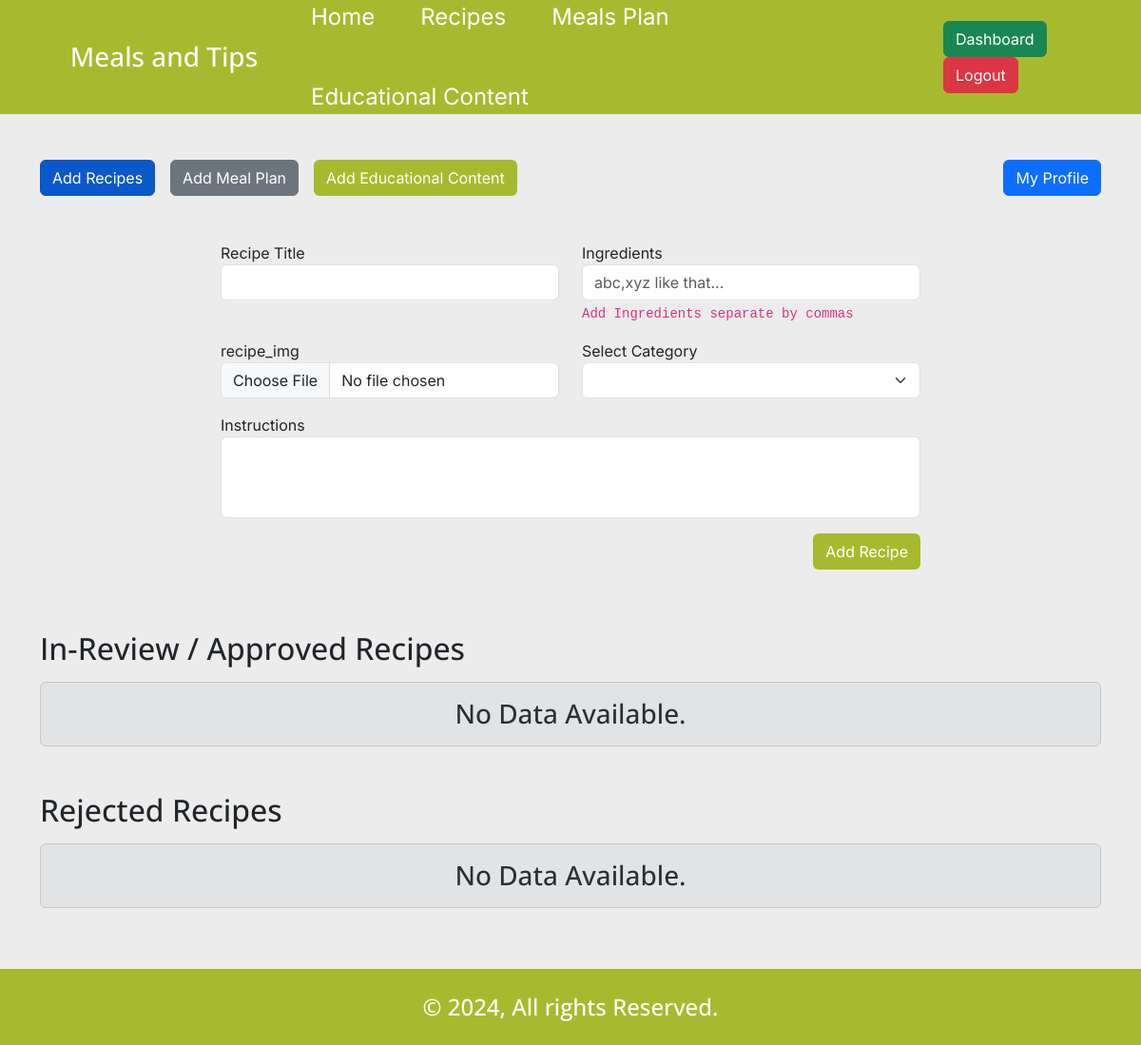
Before: /nutritionistDashboard.php (signed in) with the older database file.
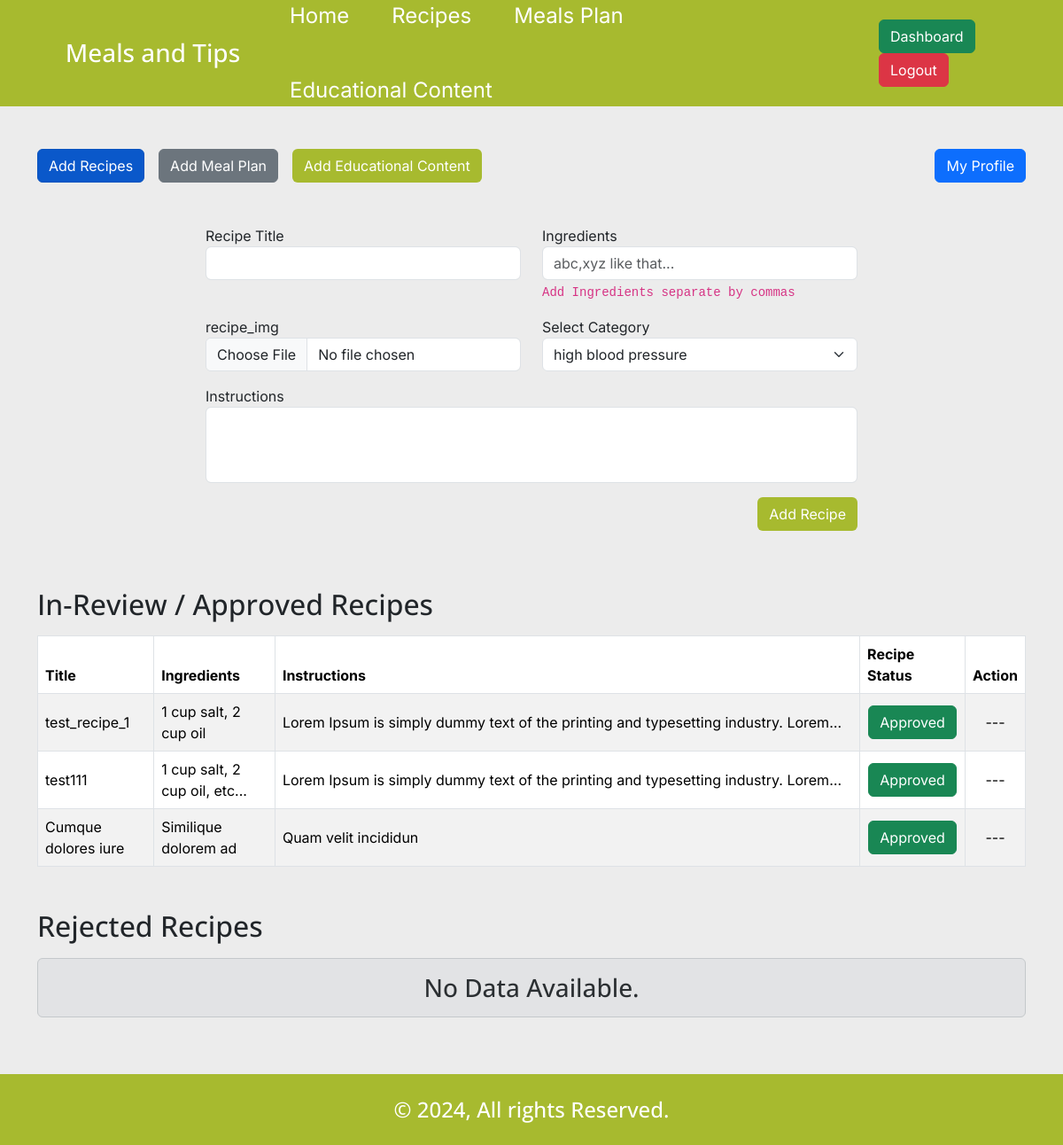
After: the same page with the newer database file.
### tables this page shows
CREATE TABLE `recipes` (
  `id` int(11) NOT NULL,
  `recipe_title` varchar(255) NOT NULL,
  `ingredients` text NOT NULL,
  `instructions` text NOT NULL,
  `nutritionist_id` int(11) NOT NULL,
  `cat_id` int(11) NOT NULL,
  `recipe_status` enum('0','1','2') NOT NULL DEFAULT '0',
  `recipe_img` text DEFAULT NULL
);

### core/database.php (called while the page is built, shortened)
<?php
$db = mysqli_connect(HOST, DB_USER, DB_PWD, DB_NAME);
include_once 'functions.php';
if (isset($_SESSION['user'])) {
    $userID = $_SESSION['user'];
    $getUserQ = $db->query("SELECT * FROM `users` WHERE `id`='$userID'");
    $userData = mysqli_fetch_object($getUserQ);
    $userRole = $userData->role;
}

### nutritionistDashboard.php (the view, shortened to what this page needs)
<?php
require_once 'core/database.php';
?>
<!DOCTYPE html>
<html lang="en">
<head>
    <?php include 'includes/external_css.php'; ?>
    <link rel="stylesheet" href="css/style.min.css">
</head>
<body id="nutritionistDashboard">
    <?php include_once 'includes/header.php'; ?>
    <div class="container mx-auto mt-5 min-h-800">
        <div class="row">
            <div class="tab-buttons col-12 d-flex gap-3">
                <a href="#!" class="btn btn-primary active">Add Recipes</a>
                <a href="#!" class="btn btn-secondary">Add Meal Plan</a>
                <a href="#!" class="btn text-white btn-custom-green">Add Educational Content</a>
                <a href="./profile.php" class="btn btn-primary ms-auto">My Profile</a>
            </div>
        </div>
        <div class="row content-wrapper">
            <div class="col-12 mx-auto mt-4">
                <div class="row">
                    <div class="col-12 col-md-8 mx-auto mt-4">
                        <form id="recipe-form" enctype="multipart/form-data">
                            <div class="row">
                                <div class="col-12 col-md-6 mb-3">
                                    <div class="form-group">
                                        <label for="recipe-title">Recipe Title</label>
                                        <input type="text" autofocus name="recipe_title" id="recipe-title" required class="form-control">
                                    </div>
                                </div>
                                <div class="col-12 col-md-6 mb-3">
                                    <div class="form-group">
                                        <label for="ingredients">Ingredients</label>
                                        <input type="text" name="ingredients" id="ingredients" class="form-control" placeholder="abc,xyz like that..." required>
                                        <code>Add Ingredients separate by commas</code>
                                    </div>
                                </div>
                                <div class="col-12 col-md-6 mb-3">
                                    <div class="form-group">
                                        <label for="recipe_img">recipe_img</label>
                                        <input type="file" name="recipe_img" id="recipe_img" class="form-control" required>
                                    </div>
                                </div>
                                <div class="col-12 col-md-6 mb-3">
                                    <div class="form-group">
                                        <label for="category_type">Select Category</label>
                                        <select type="text" name="category_type" id="category_type" required class="form-select">
                                            <?= get_categories('categories'); ?>
                                        </select>
                                    </div>
                                </div>
                                <div class="col-12 mb-3">
                                    <div class="form-group">
                                        <label for="instructions">Instructions</label>
                                        <textarea rows="3" name="instructions" id="instructions" class="form-control" required></textarea>
                                    </div>
                                </div>
                                <div class="col-12">
                                    <div class="form-group">
                                        <button type="submit" name="recipe_submit" id="recipe-submit" class="btn btn-custom-green d-block ms-auto">
                                            Add Recipe
                                        </button>
                                    </div>
                                </div>
                            </div>
                        </form>
                    </div>
                </div>
                <div class="row mt-5">
                    <div class="col-12 mb-3">
                        <h2 class="my-3">In-Review / Approved Recipes</h2>
                        <?php
                        $getRecipe_Q = $db->query("CALL `get_recipes_list_review_or_approved_by_id`($userID)");
                        if (mysqli_num_rows($getRecipe_Q) > 0):
                        ?>
                            <table id="example" class="align-middle table table-striped table-bordered">
                                <thead>
                                    <tr>
                                        <th>Title</th>
                                        <th>Ingredients</th>
                                        <th>Instructions</th>
                                        <th>Recipe Status</th>
                                        <th>Action</th>
                                    </tr>
                                </thead>
                                <tbody>
                                    <?php while ($recipe_list = mysqli_fetch_object($getRecipe_Q)): ?>
                                        <tr>
                                            <td><?= $recipe_list->recipe_title ?></td>
                                            <td><?= $recipe_list->ingredients ?></td>
                                            <td><span title="<?= $recipe_list->instructions ?>" class="line-clamp-1"><?= $recipe_list->instructions ?></span></td>
                                            <td class="text-center">
                                                <?php if ($recipe_list->recipe_status == '0'): ?>
                                                    <span class="btn btn-secondary">In-Review</span>
                                                <?php else: ?>
                                                    <span class="btn btn-success">Approved</span>
                                                <?php endif; ?>
                                            </td>
                                            <td class="text-center">
                                                <?php if ($recipe_list->recipe_status == '0'): ?>
                                                    <a href="#!" data-bs-toggle="modal" data-bs-target="#editRecipeModal" data-id="<?= $recipe_list->recipe_id ?>" class="btn btn-sm btn-primary btn-edit-recipe">Edit</a>
                                                <?php else: ?>
                                                    ---
                                                <?php endif; ?>
                                            </td>
                                        </tr>
                                    <?php endwhile; ?>
                                </tbody>
                            </table>
                        <?php else: ?>
                            <h3 class="alert alert-secondary text-center">No Data Available.</h3>
                        <?php endif;
                        $db->next_result(); ?>
                    </div>
                    <div class="col-12 mb-5">
                        <h2 class="my-3">Rejected Recipes</h2>
                        <?php
                        $getRecipe1_Q = $db->query("CALL `get_recipes_list_rejected_by_id`($userID)");
                        if (mysqli_num_rows($getRecipe1_Q) > 0):
                        ?>
                            <table id="example1" class="align-middle table table-striped table-bordered">
                                <thead>
                                    <tr>
                                        <th>Title</th>
                                        <th>Ingredients</th>
                                        <th>Instructions</th>
                                        <th>Recipe Status</th>
                                    </tr>
                                </thead>
                                <tbody>
                                    <?php while ($recipe_list_ = mysqli_fetch_object($getRecipe1_Q)): ?>
                                        <tr>
                                            <td><?= $recipe_list_->recipe_title ?></td>
                                            <td><?= $recipe_list_->ingredients ?></td>
                                            <td><span title="<?= $recipe_list_->instructions ?>" class="line-clamp-1"><?= $recipe_list_->instructions ?></span></td>
                                            <td>
                                                <span class="btn btn-danger">Rejected</span>
                                            </td>
                                        </tr>
                                    <?php endwhile; ?>
                                </tbody>
                            </table>
                        <?php else: ?>
                            <h3 class="alert alert-secondary text-center">No Data Available.</h3>
                        <?php endif;
                        $db->next_result(); ?>
                    </div>
                </div>
            </div>
        </div>
    </div>
    <?php include_once 'includes/footer.php'; ?>
</body>
</html>

### includes/external_css.php (shortened to what this page needs)
<link href="https://cdn.jsdelivr.net/npm/bootstrap@5.3.3/dist/css/bootstrap.min.css" rel="stylesheet">
<link rel="stylesheet" href="https://cdnjs.cloudflare.com/ajax/libs/font-awesome/6.6.0/css/all.min.css" />
<link rel="stylesheet" href="https://cdn.datatables.net/2.1.8/css/dataTables.bootstrap5.css">
<link rel="stylesheet" href="https://cdn.datatables.net/responsive/3.0.3/css/responsive.bootstrap5.css">

### includes/header.php
<header>
    <div class="container mx-auto">
        <div class="row">
            <div class="col-3 d-flex align-items-center justify-content-center">
                <div class="logo">
                    <a href="./" class="text-decoration-none">
                        <h3 class="text-white mb-0"><?= TITLE ?></h3>
                    </a>
                </div>
            </div>
            <div class="col-7 d-flex align-items-center justify-content-center">
                <ul class="nav d-flex gap-5">
                    <li>
                        <a class="fs-4" href="./">Home</a>
                    </li>
                    <li>
                        <a class="fs-4" href="./recipes_list.php">Recipes</a>
                    </li>
                    <li>
                        <a class="fs-4" href="./meals_plan_list.php">Meals Plan</a>
                    </li>
                    <li>
                        <a class="fs-4" href="./edu_list.php">Educational Content</a>
                    </li>
                </ul>
            </div>
            <div class="col-2 d-flex align-items-center justify-content-center">
                <div class="nav-buttons">
                    <?php if (isLoggedin()): ?>
                        <?php if ($userRole == 'admin'): ?>
                            <a href="./adminDashboard.php" class="btn btn-success">Dashboard</a>
                        <?php elseif ($userRole == 'nutritionist'): ?>
                            <a href="./nutritionistDashboard.php" class="btn btn-success">Dashboard</a>
                        <?php else: ?>
                            <a href="./userDashboard.php" class="btn btn-success">Dashboard</a>
                        <?php endif; ?>
                        <a href="logout.php" class="btn btn-danger">Logout</a>
                    <?php else: ?>
                        <a href="login.php" class="btn btn-primary">Login</a>
                    <?php endif; ?>
                </div>
            </div>
        </div>
    </div>
</header>

### includes/footer.php
<footer>
    <h4 class="text-white text-center mb-0">&copy; <?= date('Y') ?>, All rights Reserved.</h4>
</footer>

### core/functions.php (shortened to what this page needs)
<?php
require_once 'database.php';
function isLoggedin()
{
    return isset($_SESSION['user']) ? true : false;
}
function get_categories($table)
{
    global $db;
    $cat_Q = $db->query("SELECT * FROM `$table`");
    $options = '';
    while ($cat = mysqli_fetch_object($cat_Q)):
        $options .= '<option value="' . $cat->id . '">' . $cat->category_name . '</option>';
    endwhile;
    return $options;
}

Changed rows visible on the page:
added recipes: recipe_title "test_recipe_1", ingredients "1 cup salt, 2 cup oil", instructions "Lorem Ipsum is simply dummy text of the printing and typesetting industry.…", recipe_status "Approved"
added recipes: recipe_title "test111", ingredients "1 cup salt, 2 cup oil, etc...", instructions "Lorem Ipsum is simply dummy text of the printing and typesetting industry.…", recipe_status "Approved"
added recipes: recipe_title "Cumque dolores iure", ingredients "Similique dolorem ad", instructions "Quam velit incididun", recipe_status "Approved"
Other visible differences:
form field category_type: (not shown) → "high blood pressure"
text no longer shown: "No Data Available."
text now shown: "Title Ingredients Instructions Recipe Status Action"
